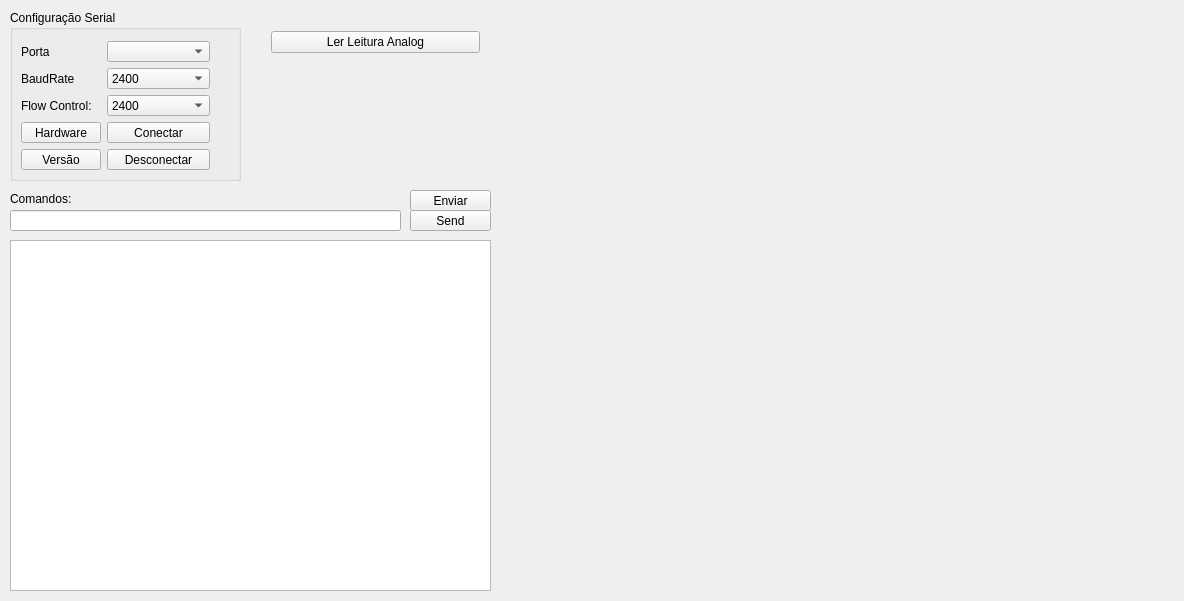
<?xml version="1.0" encoding="UTF-8"?>
<ui version="4.0">
 <class>Widget</class>
 <widget class="QWidget" name="Widget">
  <property name="geometry">
   <rect>
    <x>0</x>
    <y>0</y>
    <width>1184</width>
    <height>601</height>
   </rect>
  </property>
  <property name="windowTitle">
   <string>Widget</string>
  </property>
  <widget class="QLineEdit" name="leCmd">
   <property name="geometry">
    <rect>
     <x>10</x>
     <y>210</y>
     <width>391</width>
     <height>21</height>
    </rect>
   </property>
  </widget>
  <widget class="QGroupBox" name="qbConfSerial">
   <property name="geometry">
    <rect>
     <x>10</x>
     <y>10</y>
     <width>231</width>
     <height>171</height>
    </rect>
   </property>
   <property name="title">
    <string>Configuração Serial</string>
   </property>
   <widget class="QWidget" name="formLayoutWidget">
    <property name="geometry">
     <rect>
      <x>0</x>
      <y>20</y>
      <width>211</width>
      <height>151</height>
     </rect>
    </property>
    <layout class="QFormLayout" name="flConfSerial">
     <property name="fieldGrowthPolicy">
      <enum>QFormLayout::AllNonFixedFieldsGrow</enum>
     </property>
     <property name="formAlignment">
      <set>Qt::AlignHCenter|Qt::AlignTop</set>
     </property>
     <item row="0" column="0">
      <widget class="QLabel" name="lbDevice">
       <property name="text">
        <string>Porta</string>
       </property>
      </widget>
     </item>
     <item row="0" column="1">
      <widget class="QComboBox" name="cbDevice"/>
     </item>
     <item row="1" column="0">
      <widget class="QLabel" name="lbBaudRate">
       <property name="text">
        <string>BaudRate</string>
       </property>
      </widget>
     </item>
     <item row="1" column="1">
      <widget class="QComboBox" name="cbBaudRate">
       <item>
        <property name="text">
         <string>2400</string>
        </property>
       </item>
       <item>
        <property name="text">
         <string>4800</string>
        </property>
       </item>
       <item>
        <property name="text">
         <string>9600</string>
        </property>
       </item>
       <item>
        <property name="text">
         <string>19200</string>
        </property>
       </item>
       <item>
        <property name="text">
         <string>38400</string>
        </property>
       </item>
       <item>
        <property name="text">
         <string>57600</string>
        </property>
       </item>
       <item>
        <property name="text">
         <string>115200</string>
        </property>
       </item>
      </widget>
     </item>
     <item row="2" column="1">
      <widget class="QComboBox" name="cbFlow">
       <item>
        <property name="text">
         <string>2400</string>
        </property>
       </item>
       <item>
        <property name="text">
         <string>4800</string>
        </property>
       </item>
       <item>
        <property name="text">
         <string>9600</string>
        </property>
       </item>
       <item>
        <property name="text">
         <string>19200</string>
        </property>
       </item>
       <item>
        <property name="text">
         <string>38400</string>
        </property>
       </item>
       <item>
        <property name="text">
         <string>57600</string>
        </property>
       </item>
       <item>
        <property name="text">
         <string>115200</string>
        </property>
       </item>
      </widget>
     </item>
     <item row="2" column="0">
      <widget class="QLabel" name="label">
       <property name="text">
        <string>Flow Control:</string>
       </property>
      </widget>
     </item>
     <item row="4" column="1">
      <widget class="QPushButton" name="pbOpenSerial">
       <property name="text">
        <string>Conectar</string>
       </property>
      </widget>
     </item>
     <item row="5" column="1">
      <widget class="QPushButton" name="pbCloseSerial">
       <property name="text">
        <string>Desconectar</string>
       </property>
      </widget>
     </item>
     <item row="4" column="0">
      <widget class="QPushButton" name="btnHw">
       <property name="text">
        <string>Hardware</string>
       </property>
      </widget>
     </item>
     <item row="5" column="0">
      <widget class="QPushButton" name="btnVersion">
       <property name="text">
        <string>Versão</string>
       </property>
      </widget>
     </item>
    </layout>
   </widget>
  </widget>
  <widget class="QWidget" name="formLayoutWidget_2">
   <property name="geometry">
    <rect>
     <x>260</x>
     <y>20</y>
     <width>231</width>
     <height>161</height>
    </rect>
   </property>
   <layout class="QFormLayout" name="formLayout">
    <item row="0" column="0" colspan="2">
     <widget class="QPushButton" name="btnLeituraAnalog">
      <property name="text">
       <string>Ler Leitura Analog</string>
      </property>
     </widget>
    </item>
   </layout>
  </widget>
  <widget class="QTextEdit" name="txtLog">
   <property name="geometry">
    <rect>
     <x>10</x>
     <y>240</y>
     <width>481</width>
     <height>351</height>
    </rect>
   </property>
  </widget>
  <widget class="QLabel" name="label_2">
   <property name="geometry">
    <rect>
     <x>10</x>
     <y>190</y>
     <width>91</width>
     <height>17</height>
    </rect>
   </property>
   <property name="text">
    <string>Comandos:</string>
   </property>
  </widget>
  <widget class="QPushButton" name="pbSendCmd2">
   <property name="geometry">
    <rect>
     <x>410</x>
     <y>210</y>
     <width>81</width>
     <height>21</height>
    </rect>
   </property>
   <property name="text">
    <string>Send</string>
   </property>
  </widget>
  <widget class="QPushButton" name="pbSendCmd">
   <property name="geometry">
    <rect>
     <x>410</x>
     <y>190</y>
     <width>81</width>
     <height>21</height>
    </rect>
   </property>
   <property name="text">
    <string>Enviar</string>
   </property>
  </widget>
  <widget class="QCustomPlot" name="grafico" native="true">
   <property name="geometry">
    <rect>
     <x>500</x>
     <y>10</y>
     <width>671</width>
     <height>581</height>
    </rect>
   </property>
  </widget>
 </widget>
 <layoutdefault spacing="6" margin="11"/>
 <customwidgets>
  <customwidget>
   <class>QCustomPlot</class>
   <extends>QWidget</extends>
   <header>qcustomplot.h</header>
   <container>1</container>
  </customwidget>
 </customwidgets>
 <resources/>
 <connections/>
</ui>
